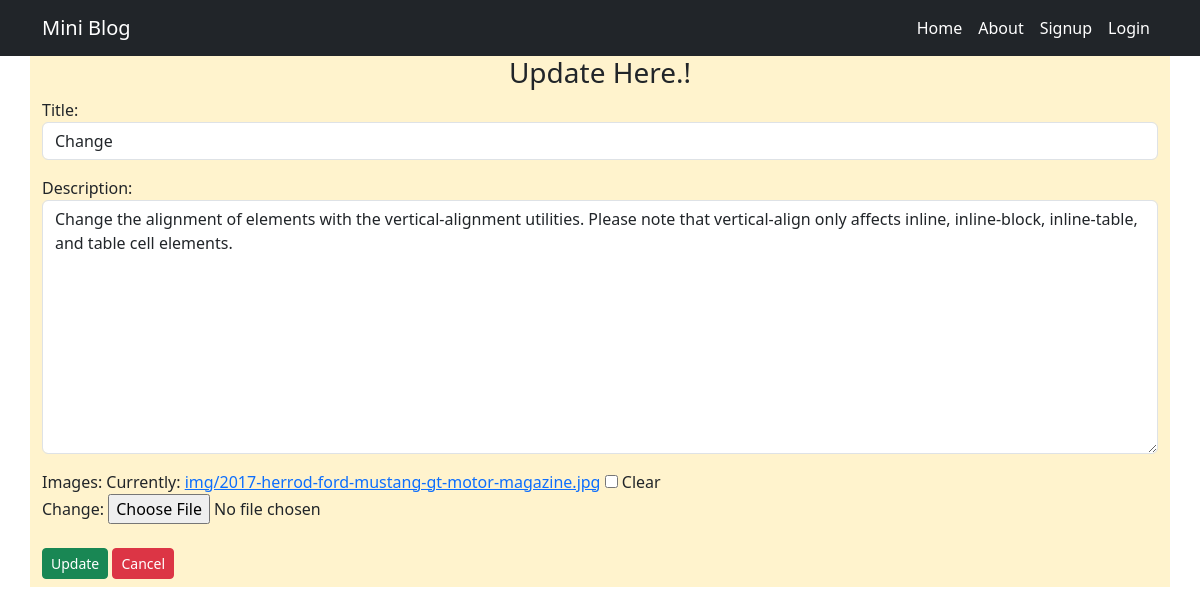
/updatepage/5, run on the app's committed database.
### myapp/models.py (models this page shows)
class Posts(models.Model):
    title=models.CharField(max_length=50)
    description=models.TextField()
    profileimg=models.ImageField(upload_to="img",blank=True,null=True)

### myapp/views.py (the view)
# urls.py: path('updatepage/<int:id>', views.updatepage,name="updatepage"),
def updatepage(request,id):
    post = Posts.objects.get(id=id)
    if request.method == "POST":
        form = AddForm(request.POST,request.FILES,instance=post)
        if form.is_valid():
            form.save()
            return redirect("dashboardpage")
    else:
        form = AddForm(instance=post)
    return render(request,"update.html",{'form':form})

### myapp/forms.py
class AddForm(forms.ModelForm):
    class Meta:
        model = Posts
        fields = ['title','description','profileimg']
        labels = {'title':'Title','description':'Description','profileimg':'Images'}
        widgets={
            'title':forms.TextInput(attrs={'class':'form-control'}),
            'description':forms.Textarea(attrs={'class':'form-control'}),
        }

### myapp/templates/update.html (shortened to what this page needs)
{% extends "base.html" %}
{% load static %}
{% block content %}
<div>
    <div>
        <h3 style="text-align: center;">Update Here.!</h3>
    </div>
    <div>
        <form action="" method="POST" enctype="multipart/form-data">
            {{ form.as_p }}
            <input class="btn btn-success btn-sm mt-2 mb-2" type="submit" value="Update">
            <a class="btn btn-danger btn-sm mt-2 mb-2" href="{% url 'dashboardpage' %}">Cancel</a>
        </form>
    </div>
</div>
{% endblock content%}

### data on the page
Posts: title "Change", description "Change the alignment of elements with the vertical-alignment utilities. Please note that vertical-align only affects inline, inline-block, inline-table, and table cell elements."
